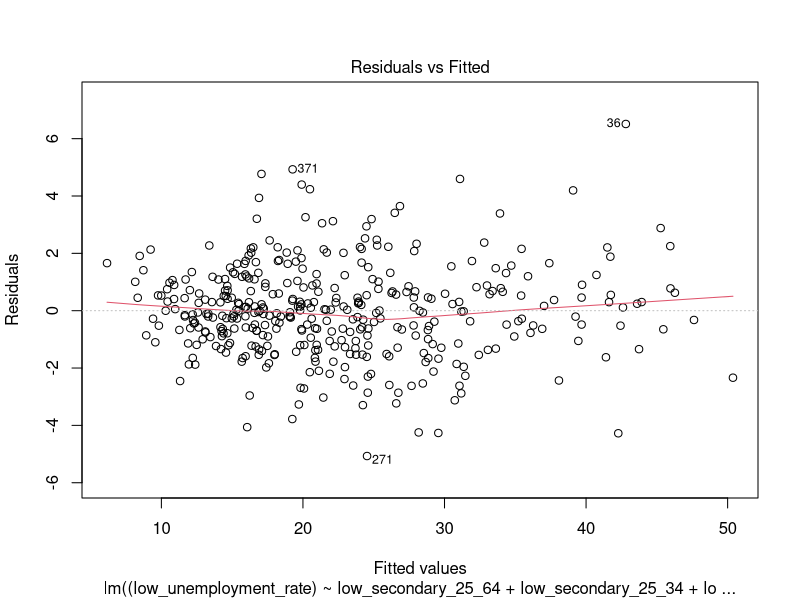
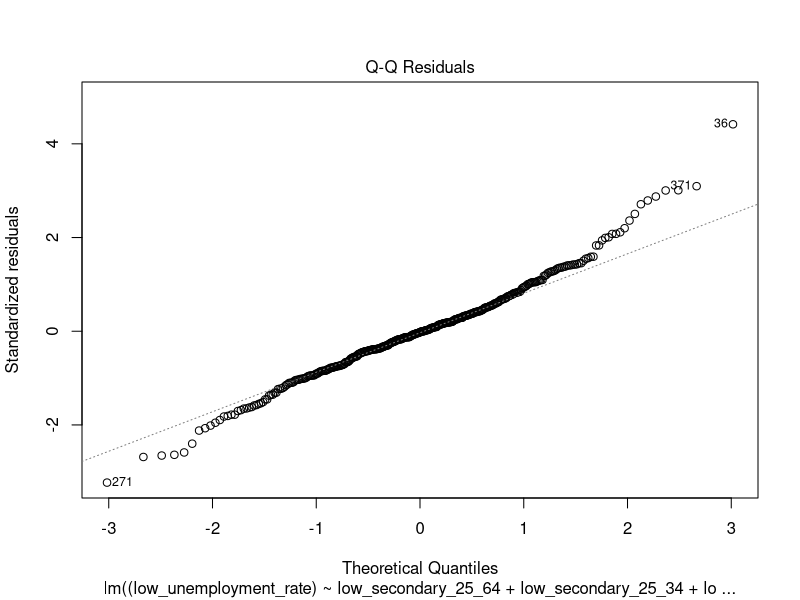
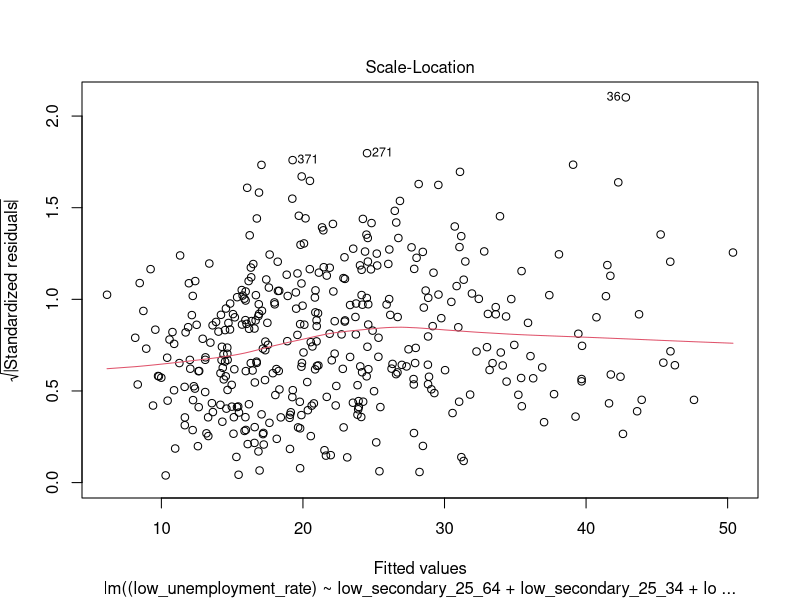
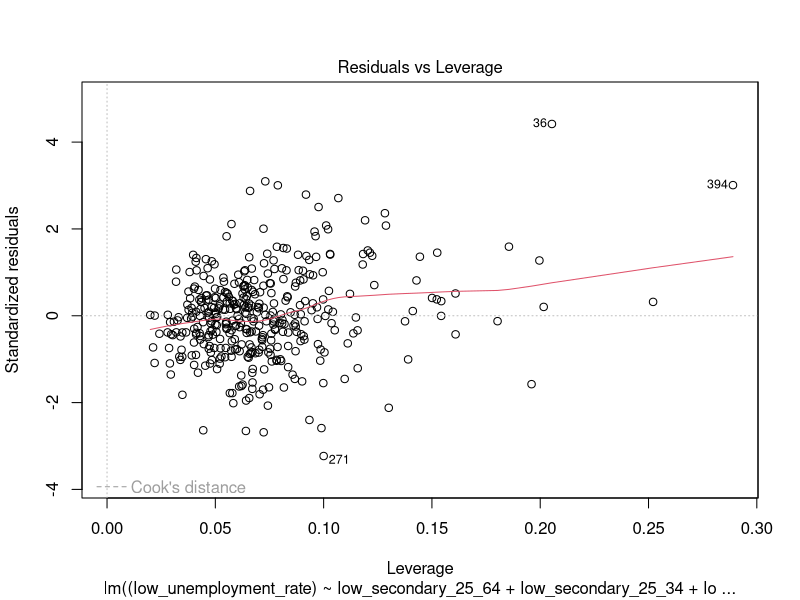
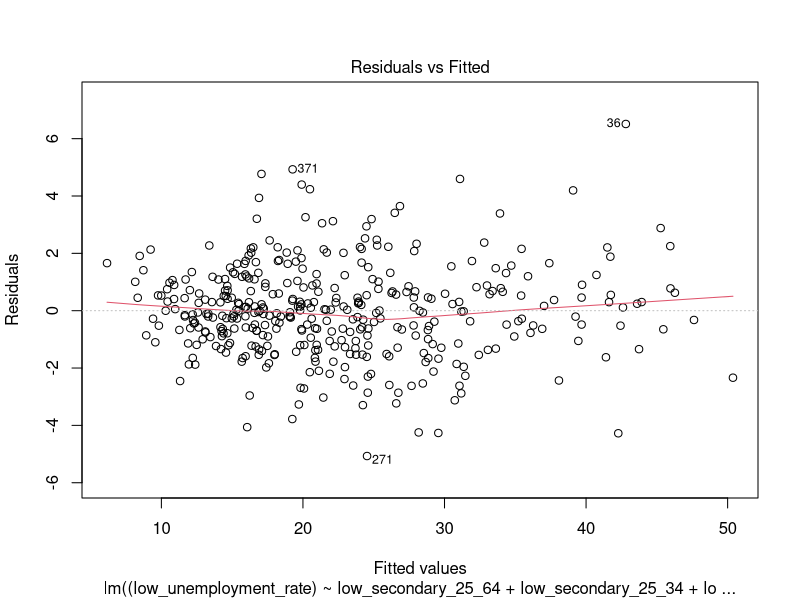
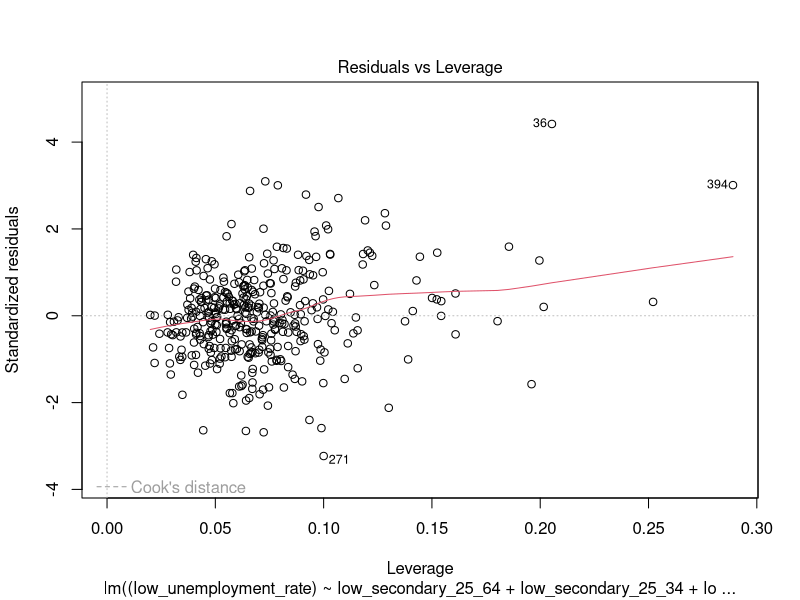
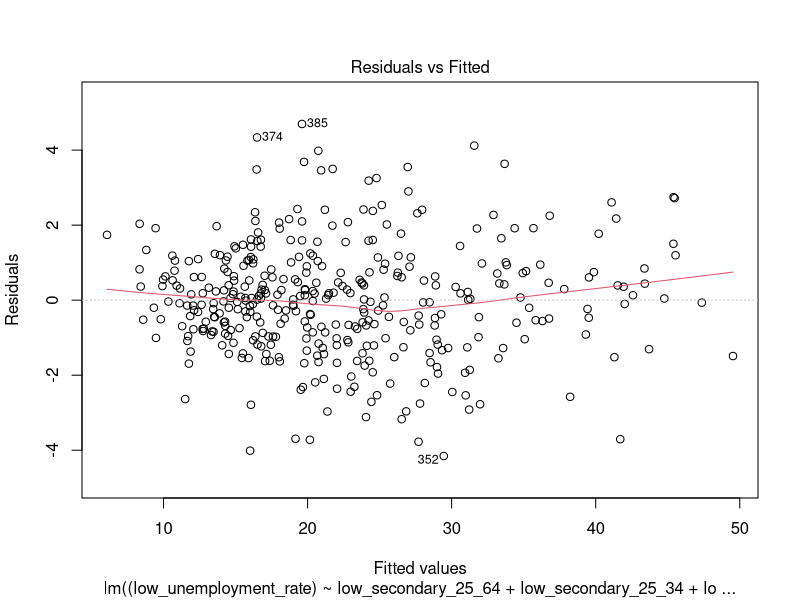
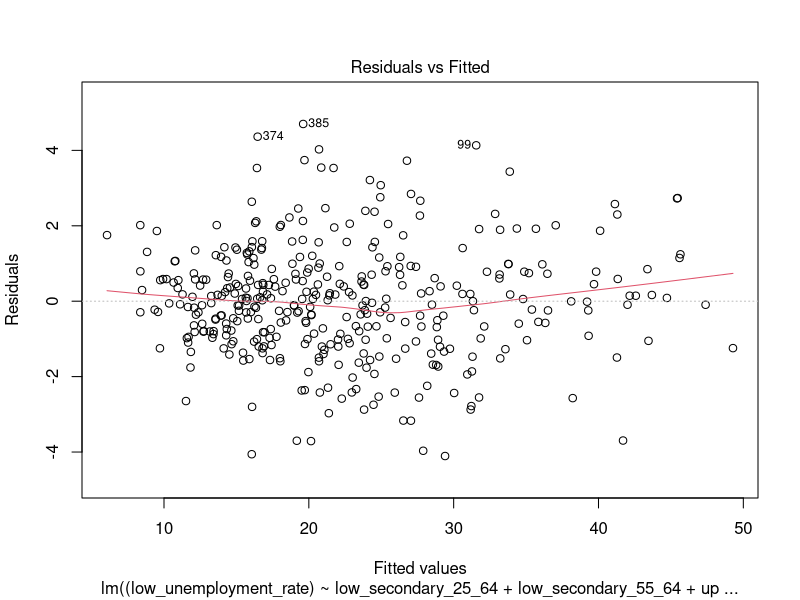

The R script that drew these images, in order:
#Set the same seed
set.seed(123)

library(tidyverse)
library(dplyr)
library(MASS)
library(car)

data1 <- read.csv("./dataset1.csv")
data2 <- read.csv("./dataset2.csv")
summary(data1)
summary(data2)
#names of columns
names(data1)
names(data2)

#Mixing both datasets
mixedDataFrame <- inner_join(data1, data2, by = c("CCAA", "Sex", "Year"))

#Remove NAs values
mixedDataFrame <- na.omit(mixedDataFrame)
summary(mixedDataFrame)
dim(mixedDataFrame)

#Rename variables
mixedDf <- mixedDataFrame %>%
  rename(
    autonomous_community = CCAA,
    sex = Sex,
    year = Year,
    
    low_unemployment_rate = Lower_Unemployment_Rate,
    mid_unemployment_rate = Middle_Unemployment_Rate,
    high_unemployment_rate = Upper_Unemployment_Rate,
    
    low_secondary_25_64 = Inf_Secundaria_25_64,
    low_secondary_25_34 = Inf_Secundaria_25_34,
    low_secondary_55_64 = Inf_Secundaria_55_64,
    
    upper_secondary_25_64 = Segunda_Etapa_25_64,
    upper_secondary_25_34 = Segunda_Etapa_25_34,
    upper_secondary_55_64 = Segunda_Etapa_55_64,
    
    higher_education_25_64 = Superior_25_64,
    higher_education_25_34 = Superior_25_34,
    higher_education_55_64 = Superior_55_64,
    
    age12_suitability = Age12_Suitability,
    age15_suitability = Age15_Suitability,
    
    low_employment_25_64 = Lower_Emp_Rate_25_64,
    low_employment_25_34 = Lower_Emp_Rate_25_34,
    mid_employment_25_64 = Middle_Emp_Rate_25_64,
    mid_employment_25_34 = Middle_Emp_Rate_25_34,
    high_employment_25_64 = Upper_Emp_Rate_25_64,
    high_employment_25_34 = Upper_Emp_Rate_25_34,
    
    low_activity_25_64 = Lower_Activity_Rate_25_64,
    low_activity_25_34 = Lower_Activity_Rate_25_34,
    mid_activity_25_64 = Middle_Activity_Rate_25_64,
    mid_activity_25_34 = Middle_Activity_Rate_25_34,
    high_activity_25_64 = Upper_Activity_Rate_25_64,
    high_activity_25_34 = Upper_Activity_Rate_25_34
  )

#We will

#full_model using F1
full_model <- lm((low_unemployment_rate) ~ low_secondary_25_64 + low_secondary_25_34 + 
             low_secondary_55_64 + upper_secondary_25_64 + upper_secondary_25_34 + 
             upper_secondary_55_64 + higher_education_25_64 + higher_education_25_34 + higher_education_55_64 +
             age12_suitability + age15_suitability + mid_unemployment_rate + 
             high_unemployment_rate + low_employment_25_64 + low_employment_25_34 +
             mid_employment_25_64 + mid_employment_25_34 + high_employment_25_64 + 
             high_employment_25_34 + low_activity_25_64 + low_activity_25_34 +
             mid_activity_25_64 + mid_activity_25_34 + 
             high_activity_25_64 + high_activity_25_34 + sex + year, data = mixedDf)

#Plotting full_model
plot(full_model)

# Summary 
summary(full_model)

#Firstly we will detect and eliminate the noise
######Checking for outliers######
plot(full_model,1)

#Now we will compute the outlier_indicesby using the formula of studentized residuals
#This formula marks as outlier_indices the values that have, We divide the error of 
#each prediction by its estimated standard deviation calculated without that 
#observation, adjusted for its level of influence, and if that formula surpasses the 
#cooks_threshold of 3, it is marked as an outlier
studentized_residuals<- rstudent(full_model)
outliers<- which(abs(studentized_residuals) > 3)
print(outliers)

######Leverage points######
plot(full_model,5)
sort(cooks.distance(full_model))
#We can see that firstly the observations 36, 371 could be outlier_indicesin the 
#Residuals vs Fitted plot (line 43). 
#Moreover, looking a the the Residuals vs Leverage plot (line 50), 
#the values 36 and 394 could also be leverage points
#Additionaly, in lines 48 and 49 we computed the outlier_indiceswith the formula, with this
#we can see that the observations 268, 271, 368, 370, 373 and 391 are also outliers.
#We proceed with the elimination

influential_observations<- c("36", "268", "271", "368", "370", "371", "373", "391", "394")

#Filter the original dataset finding the four values
mixedDfSubset <- mixedDf[!(rownames(mixedDf) %in% influential_observations), ]

summary(mixedDfSubset)

#Now that the outlier_indicesand leverage points have been erased, we will create again our model

full_model_cleaned <- lm((low_unemployment_rate) ~ low_secondary_25_64 + low_secondary_25_34 + 
                  low_secondary_55_64 + upper_secondary_25_64 + upper_secondary_25_34 + 
                  upper_secondary_55_64 + higher_education_25_64 + higher_education_25_34 + higher_education_55_64 +
                  age12_suitability + age15_suitability + mid_unemployment_rate + 
                  high_unemployment_rate + low_employment_25_64 + low_employment_25_34 +
                  mid_employment_25_64 + mid_employment_25_34 + high_employment_25_64 + 
                  high_employment_25_34 + low_activity_25_64 + low_activity_25_34 +
                  mid_activity_25_64 + mid_activity_25_34 + 
                  high_activity_25_64 + high_activity_25_34 + sex + year, data = mixedDfSubset)
summary(full_model_cleaned)

#####Backward elimination#####

#For the first part of backward elimination, we will use the step() function in order to take
#the variables that could be relevant.
#This function does the backward elimination process by iteratively removing predictors
#in the model in order to optimise the AIC.
step_model <- step(full_model_cleaned, direction = "backward")
summary(step_model)
# Compare models using AIC and BIC - lowest is better
AIC(full_model_cleaned, step_model)
BIC(full_model_cleaned, step_model)
#Both the AIC and BIC went down, meaning that the reduced model is better

#We will plot now the Residuals vs Fitted plot
plot(step_model, 1)
#Kind of a linear trend
#Now we will check the distribution of the residuals
shapiro.test(residuals(step_model))
#Slightly below the standard significance level of 0.05 (0.04576), 
#meaning that the residuals do not follow a normal distribution.
#However, it is very close to the threshold, so we will assume the
#normality assumption as "nearly satisfied"

#Now we will go on with the backward elimination, this time manually to reduce the amount of 
#variables, as we have some that might not be useful. We will determine a significance level
#of: alpha = 0.05

#Firstly, we will take out the variable low_secondary_25_34 with p-value of 0.09949
step_model2 <- lm((low_unemployment_rate) ~ low_secondary_25_64 + low_secondary_55_64 + 
                   upper_secondary_25_34 + higher_education_25_34 + age12_suitability + age15_suitability +
                   mid_unemployment_rate + high_unemployment_rate + low_employment_25_64 + 
                   low_employment_25_34 + mid_employment_25_64 + high_employment_25_64 + high_employment_25_34 +
                   low_activity_25_64 + low_activity_25_34 + mid_activity_25_64 +
                   high_activity_25_64 + high_activity_25_34 + year, data = mixedDfSubset)
summary(step_model2)
plot(step_model2,1)
plot(step_model2,5)

# Compare models again by using AIC and BIC
AIC(step_model, step_model2)
BIC(step_model, step_model2)
#Although the AIC slightly increased (~ 1 unit more), the BIC also slightly decreased (by ~ 3 units)
#For our purpose, we will choose the model with less variables

#Delete higher_education_25_34 with p-value of 0.14719    
step_model3 <- lm((low_unemployment_rate) ~ low_secondary_25_64 + low_secondary_55_64 + 
                      upper_secondary_25_34 + age12_suitability + age15_suitability + mid_unemployment_rate + 
                      high_unemployment_rate + low_employment_25_64 + low_employment_25_34 + 
                      mid_employment_25_64 + high_employment_25_64 + high_employment_25_34 +
                      low_activity_25_64 + low_activity_25_34 + mid_activity_25_64 +
                      high_activity_25_64 + high_activity_25_34 + year, data = mixedDfSubset)

summary(step_model3)
#AIC and BIC tests
AIC(step_model2, step_model3)
BIC(step_model2, step_model3)
#Now, no significant changes have occurred on the AIC, however, the BIC has decreased, meaning that
#the step_model3 could be better, we will use this one.

#Delete low_secondary_25_64 with p-value of 0.072997
step_model4 <- lm((low_unemployment_rate) ~ low_secondary_55_64 + upper_secondary_25_34 + 
                      age12_suitability + age15_suitability + mid_unemployment_rate + 
                      high_unemployment_rate + low_employment_25_64 + low_employment_25_34 + 
                      mid_employment_25_64 + high_employment_25_64 + high_employment_25_34 +
                      low_activity_25_64 + low_activity_25_34 + mid_activity_25_64 +
                      high_activity_25_64 + high_activity_25_34 + year, data = mixedDfSubset)

summary(step_model4)
#AIC and BIC tests
AIC(step_model3, step_model4)
BIC(step_model3, step_model4)
#Finally, when deleting the low_secondary_25_64 predictor, both AIC and BIC increases drastically,
#meaning that the reduced model isn't the most appropiate one. Then, we will take the step_model3
#as our final model.

#Checking Collinearity
vif(step_model3)

#The are lots of related variables that we will have to remove
collinearity_reduced_model_1<- lm(
  low_unemployment_rate ~ low_secondary_55_64 + upper_secondary_25_34 + 
    age12_suitability + age15_suitability + mid_unemployment_rate + 
    high_unemployment_rate + sex + year, data = mixedDfSubset
)

summary(collinearity_reduced_model_1)
#Now we can see that the low_secondary_55_64 predictor has a high p-value, we will see if we
#have to delete it
collinearity_reduced_model_2<- lm(
  low_unemployment_rate ~ 
    upper_secondary_25_34 + age12_suitability + age15_suitability + mid_unemployment_rate + 
    high_unemployment_rate + sex + year, data = mixedDfSubset
)
summary(collinearity_reduced_model_2)
AIC(collinearity_reduced_model_1, collinearity_reduced_model_2)
BIC(collinearity_reduced_model_1, collinearity_reduced_model_2)
#Both AIC and BIC reduces, meaning that the second model is more appropiate than the other

#Now we will also delete the variable age12_suitability as it has a p-value of 0.06713
collinearity_reduced_model_3 <- lm(
  low_unemployment_rate ~ 
    upper_secondary_25_34 + age15_suitability + mid_unemployment_rate + 
    high_unemployment_rate + sex + year, data = mixedDfSubset
)
summary(collinearity_reduced_model_3)
AIC(collinearity_reduced_model_2, collinearity_reduced_model_3)
BIC(collinearity_reduced_model_2, collinearity_reduced_model_3)
#AIC increased ~ 1 unit and BIC decreased ~ 2 units, therefore, we will consider the model with
#less variables
finalModel<- collinearity_reduced_model_3

#check the collinearity again (It's correct now)
vif(finalModel)

#confidence intervals
confint(finalModel)

###### INFERENCE: F-TEST ######
# H0: beta_1 = beta_2 = ... = beta_6 = 0
# H1: At least one beta_i != 0

#1. Obtain summary statistics
final_model_summary<- summary(finalModel)
n <- nrow(mixedDfSubset)
p <- length(coef(finalModel)) - 1

# 2. Calculate the F-statistic
TSS <- sum((mixedDfSubset$low_unemployment_rate - mean(mixedDfSubset$low_unemployment_rate))^2)
RSS <- deviance(finalModel)
df_num <- p
df_den <- n - (p + 1)

Fstat <- ((TSS - RSS)/df_num)/(RSS/df_den)

#3. Critical value F alpha (alpha = 0.05)
F_alpha <- qf(0.05, df_num, df_den, lower.tail = FALSE)

#4. Final decision
reject_H0_F <- Fstat > F_alpha
p_val_F <- pf(Fstat, df_num, df_den, lower.tail = FALSE)

cat("F-statistic:", Fstat, "\nF-critical:", F_alpha, "\nReject H0:", 
    reject_H0_F, "\nP-value:", p_val_F)
#The fact that the null hypothesis is rejected means that our model with 6 variables
#is better than the model given by the average


###### INFERENCE: T-TESTS ######
#We extract the summary of our final model
final_model_coeff_summary= summary(finalModel)

#The coefficients table includes Estimates, Std. Errors, t-values, and p-values
final_model_coeff_summary$coefficients
#Hypothesis test for a specific parameter (year)
#H0: beta_year = 0 (year has no effect on Unemployment)
#H1: beta_year != 0 (year is a significant predictor)

#Extracting the t-statistic and p-value from the summary
#["year", 3] is the t-value, ["year", 4] is the Pr(>|t|)
#We look for the row "year"
beta_year_test <- final_model_coeff_summary$coefficients["year", 3]
p_value_year <- final_model_coeff_summary$coefficients["year", 4]

#Print the test statistic and p-value from R's calculation
beta_year_test
p_value_year

#Let's compute it manually for the "year" variable:
#t = Estimate / Std. Error
t_year <- final_model_coeff_summary$coefficients["year", "Estimate"] / final_model_coeff_summary$coefficients["year", "Std. Error"]
t_year

#What is the critical value setting a significance level of 0.05?
#Degrees of freedom: n - (p + 1) -> finalModel$df.residual
alpha_level <- 0.05
t_crit_upp <- qt(alpha_level/2, finalModel$df.residual, lower.tail = FALSE) 
t_crit_upp

#We can see that the distribution is symetric
#We don't really need t_crit_low because we use absolute values for a two-tailed test.
t_crit_low <- qt(alpha_level/2, finalModel$df.residual)
t_crit_low

#Compare values: We reject H0 if |t| > t_crit_upp
abs(t_year) > t_crit_upp
#We reject H0, meaning that the year is a significant predictor in our model


#Hypothesis test for upper_secondary_25_34 parameter
#H0: beta_upper_secondary_25_34 = 0 (upper_secondary_25_34 has no effect on Unemployment)
#H1: beta_upper_secondary_25_34 != 0 (upper_secondary_25_34 is a significant predictor)

#Extracting the t-statistic and p-value from the summary
#["upper_secondary_25_34", 3] is the t-value, ["upper_secondary_25_34", 4] is the Pr(>|t|)
#We look for the row "upper_secondary_25_34"
beta_segunda_25_34_test <- final_model_coeff_summary$coefficients["upper_secondary_25_34", 3]
p_value_segunda_25_34 <- final_model_coeff_summary$coefficients["upper_secondary_25_34", 4]

#Print the test statistic and p-value from R's calculation
beta_segunda_25_34_test
p_value_segunda_25_34

#Let's compute it manually for the "upper_secondary_25_34" variable:
#t = Estimate / Std. Error
t_segunda_25_34 <- final_model_coeff_summary$coefficients["upper_secondary_25_34", "Estimate"] / final_model_coeff_summary$coefficients["upper_secondary_25_34", "Std. Error"]
t_segunda_25_34

#Compare values: We reject H0 if |t| > t_crit_upp
abs(t_segunda_25_34) > t_crit_upp
#We reject H0, meaning that the upper_secondary_25_34 is a significant predictor in our model


#Hypothesis test for mid_unemployment_rate parameter
#H0: beta_mid_unemployment_rate = 0 (mid_unemployment_rate has no effect on Unemployment)
#H1: beta_mid_unemployment_rate != 0 (mid_unemployment_rate is a significant predictor)

#Extracting the t-statistic and p-value from the summary
#["mid_unemployment_rate", 3] is the t-value, ["mid_unemployment_rate", 4] is the Pr(>|t|)
#We look for the row "mid_unemployment_rate"
beta_mid_unemployment_rate_test <- final_model_coeff_summary$coefficients["mid_unemployment_rate", 3]
p_value_mid_unemployment_rate <- final_model_coeff_summary$coefficients["mid_unemployment_rate", 4]

#Print the test statistic and p-value from R's calculation
beta_mid_unemployment_rate_test
p_value_mid_unemployment_rate

#Let's compute it manually for the "mid_unemployment_rate" variable:
#t = Estimate / Std. Error
t_mid_unemployment_rate <- final_model_coeff_summary$coefficients["mid_unemployment_rate", "Estimate"] / final_model_coeff_summary$coefficients["mid_unemployment_rate", "Std. Error"]
t_mid_unemployment_rate

#Compare values: We reject H0 if |t| > t_crit_upp
abs(t_mid_unemployment_rate) > t_crit_upp
#We reject H0, meaning that the mid_unemployment_rate is a significant predictor in our model

summary(finalModel)
#Hypothesis test for mid_unemployment_rate parameter
#H0: beta_age15_suitability = 0 (mid_unemployment_rate has no effect on Unemployment)
#H1: beta_age15_suitability != 0 (mid_unemployment_rate is a significant predictor)

#Extracting the t-statistic and p-value from the summary
#["high_unemployment_rate", 3] is the t-value, ["high_unemployment_rate", 4] is the Pr(>|t|)
#We look for the row "high_unemployment_rate"
beta_high_unemployment_rate_test <- final_model_coeff_summary$coefficients["high_unemployment_rate", 3]
p_value_high_unemployment_rate <- final_model_coeff_summary$coefficients["high_unemployment_rate", 4]

#Print the test statistic and p-value from R's calculation
beta_high_unemployment_rate_test
p_value_high_unemployment_rate

#Let's compute it manually for the "high_unemployment_rate" variable:
#t = Estimate / Std. Error
t_high_unemployment_rate <- final_model_coeff_summary$coefficients["high_unemployment_rate", "Estimate"] / final_model_coeff_summary$coefficients["high_unemployment_rate", "Std. Error"]
t_high_unemployment_rate

#Compare values: We reject H0 if |t| > t_crit_upp
abs(t_high_unemployment_rate) > t_crit_upp
#We reject H0, meaning that the high_unemployment_rate is a significant predictor in our model
summary(finalModel)
#Hypothesis test for age15_suitability parameter
#H0: beta_age15_suitability = 0 (age15_suitability has no effect on Unemployment)
#H1: beta_age15_suitability != 0 (age15_suitability is a significant predictor)

#Extracting the t-statistic and p-value from the summary
#["age15_suitability", 3] is the t-value, ["age15_suitability", 4] is the Pr(>|t|)
#We look for the row "age15_suitability"
beta_age15_suitability_test <- final_model_coeff_summary$coefficients["age15_suitability", 3]
p_value_age15_suitability <- final_model_coeff_summary$coefficients["age15_suitability", 4]

#Print the test statistic and p-value from R's calculation
beta_age15_suitability_test
p_value_age15_suitability

#Let's compute it manually for the "age15_suitability" variable:
#t = Estimate / Std. Error
t_age15_suitability <- final_model_coeff_summary$coefficients["age15_suitability", "Estimate"] / final_model_coeff_summary$coefficients["age15_suitability", "Std. Error"]
t_age15_suitability

#Compare values: We reject H0 if |t| > t_crit_upp
abs(t_age15_suitability) > t_crit_upp
#We reject H0, meaning that the age15_suitability is a significant predictor in our model


#Hypothesis test for sexMale parameter
#H0: beta_sex = 0 (sexMale has no effect on Unemployment)
#H1: beta_sex != 0 (sexMale is a significant predictor)

#Extracting the t-statistic and p-value from the summary
#["sexMale", 3] is the t-value, ["sexMale", 4] is the Pr(>|t|)
#We look for the row "sexMale"
beta_sexMale_test <- final_model_coeff_summary$coefficients["sexMale", 3]
p_value_sexMale <- final_model_coeff_summary$coefficients["sexMale", 4]

#Print the test statistic and p-value from R's calculation
beta_sexMale_test
p_value_sexMale

#Let's compute it manually for the "sexMale" variable:
#t = Estimate / Std. Error
t_sexMale <- final_model_coeff_summary$coefficients["sexMale", "Estimate"] / final_model_coeff_summary$coefficients["sexMale", "Std. Error"]
t_sexMale

#Compare values: We reject H0 if |t| > t_crit_upp
abs(t_sexMale) > t_crit_upp
#We reject H0, meaning that the age15_suitability is a significant predictor in our model

###############################
# MODEL DIAGNOSTICS FOR THE FINAL MODEL
###############################

#Diagnostic plots for the final model
plot(finalModel,1)
plot(finalModel,2)
plot(finalModel,3)
plot(finalModel,4)
plot(finalModel,5)

#We are going to remove the observation with large cook's distance to see the impact of them

cooks_distances<- cooks.distance(finalModel)
cooks_threshold<- 4/nrow(mixedDfSubset)
cooks_outlier_indexes <- which(cooks_distances> cooks_threshold)

data_clean <- mixedDfSubset[-cooks_outlier_indexes,]

model_without_influential_1<- lm(
  low_unemployment_rate ~ low_secondary_25_64 + low_secondary_25_34 + 
    low_secondary_55_64 + upper_secondary_25_64 + upper_secondary_25_34 + 
    upper_secondary_55_64 + higher_education_25_64 + higher_education_25_34 + higher_education_55_64 +
    age12_suitability + age15_suitability + mid_unemployment_rate + 
    high_unemployment_rate + low_employment_25_64 + low_employment_25_34 +
    mid_employment_25_64 + mid_employment_25_34 + high_employment_25_64 + 
    high_employment_25_34 + low_activity_25_64 + low_activity_25_34 +
    mid_activity_25_64 + mid_activity_25_34 + 
    high_activity_25_64 + high_activity_25_34 + sex + year, data = data_clean
)
summary(model_without_influential_1)
#plot(model_without_influential_1)

#Now we have a model without the noise on the upper tail, we will do again the model simplification

model_without_influential_2 <- step(model_without_influential_1, direction = "backward")
summary(model_without_influential_2)
#plot(model_without_influential_2)
# Compare models using AIC and BIC - lowest is better
AIC(model_without_influential_1, model_without_influential_2)
BIC(model_without_influential_1, model_without_influential_2)
#Both the AIC and BIC went down, meaning that the reduced model is better

#Checking Collinearity
#We are going to iterate through the model removing the variables with high collinearity

#first iteration
vif(model_without_influential_2)

collinearity_reduced_model_without_influential_2 <- lm(low_unemployment_rate ~ low_secondary_25_64 +
                 low_secondary_25_34 + upper_secondary_25_34 + upper_secondary_55_64 + higher_education_55_64 +
                 age12_suitability + age15_suitability + mid_unemployment_rate + high_unemployment_rate + 
                 low_employment_25_64 + low_employment_25_34 + mid_employment_25_64 +
                 mid_employment_25_34 + high_employment_25_34 +
                 low_activity_25_64 + low_activity_25_34 + mid_activity_25_64 +
                 high_activity_25_64 + high_activity_25_34 + year, data = data_clean)


AIC(model_without_influential_1, collinearity_reduced_model_without_influential_2)
BIC(model_without_influential_1, collinearity_reduced_model_without_influential_2)

#second iteration

vif(collinearity_reduced_model_without_influential_2)

summary(collinearity_reduced_model_without_influential_2)

#this is the best model we can get. If we remove more variables with multicollinearity the
#AIC and BIC increase a lot



#Now remove again all the values with p-value higher than: alpha = 0.05
summary(collinearity_reduced_model_without_influential_2)
#Remove low_secondary_25_34, age12_suitability, high_employment_25_34, high_activity_25_34
collinearity_reduced_model_without_influential_3 <- lm(low_unemployment_rate ~ low_secondary_25_64 +
                                    upper_secondary_25_34 + upper_secondary_55_64 + higher_education_55_64 +
                                    age15_suitability + mid_unemployment_rate + high_unemployment_rate + 
                                    low_employment_25_64 + low_employment_25_34 + mid_employment_25_64 +
                                    mid_employment_25_34 +
                                    low_activity_25_64 + low_activity_25_34 + mid_activity_25_64 +
                                    high_activity_25_64 + year, data = data_clean)

summary(collinearity_reduced_model_without_influential_3)
# Compare models using AIC and BIC - lowest is better
AIC(collinearity_reduced_model_without_influential_2, collinearity_reduced_model_without_influential_3)
BIC(collinearity_reduced_model_without_influential_2, collinearity_reduced_model_without_influential_3)

vif(collinearity_reduced_model_without_influential_3)

definitive_final_model <- collinearity_reduced_model_without_influential_3

###### INFERENCE: F-TEST ######

# 1. Summary del modelo
final_model_summary <- summary(definitive_final_model)

# 2. Tamaños
n <- nrow(data_clean)                         # número de observaciones
p <- length(coef(definitive_final_model)) - 1 # número de variables (sin intercepto)

# 3. Sumas de cuadrados
TSS <- sum((data_clean$low_unemployment_rate - 
              mean(data_clean$low_unemployment_rate))^2)

RSS <- deviance(definitive_final_model)

# 4. Grados de libertad
df_num <- p
df_den <- n - (p + 1)

# 5. Estadístico F
Fstat <- ((TSS - RSS)/df_num) / (RSS/df_den)

# 6. Valor crítico (α = 0.05)
F_alpha <- qf(0.05, df_num, df_den, lower.tail = FALSE)

# 7. p-value
p_val_F <- pf(Fstat, df_num, df_den, lower.tail = FALSE)

# 8. Decisión
reject_H0_F <- Fstat > F_alpha

# 9. Resultado
cat("F-statistic:", Fstat,
    "\nF-critical:", F_alpha,
    "\nReject H0:", reject_H0_F,
    "\nP-value:", p_val_F)



##############################
# MODEL
##############################

collinearity_reduced_model_without_influential_3 <- lm(
  low_unemployment_rate ~ low_secondary_25_64 +
    upper_secondary_25_34 + upper_secondary_55_64 + higher_education_55_64 +
    age15_suitability + mid_unemployment_rate + high_unemployment_rate + 
    low_employment_25_64 + low_employment_25_34 + mid_employment_25_64 +
    mid_employment_25_34 +
    low_activity_25_64 + low_activity_25_34 + mid_activity_25_64 +
    high_activity_25_64 + year,
  data = data_clean
)

summary(collinearity_reduced_model_without_influential_3)

# Model comparison
AIC(collinearity_reduced_model_without_influential_2,
    collinearity_reduced_model_without_influential_3)

BIC(collinearity_reduced_model_without_influential_2,
    collinearity_reduced_model_without_influential_3)

# Multicollinearity
vif(collinearity_reduced_model_without_influential_3)

# Final model
definitive_final_model <- collinearity_reduced_model_without_influential_3


##############################
# F-TEST (GLOBAL SIGNIFICANCE)
##############################

# 1. Summary
final_model_summary <- summary(definitive_final_model)

# 2. Sizes
n <- nrow(data_clean)
p <- length(coef(definitive_final_model)) - 1

# 3. Sums of squares
TSS <- sum((data_clean$low_unemployment_rate -
              mean(data_clean$low_unemployment_rate))^2)

RSS <- deviance(definitive_final_model)

# 4. Degrees of freedom
df_num <- p
df_den <- n - (p + 1)

# 5. F-statistic
Fstat <- ((TSS - RSS)/df_num) / (RSS/df_den)

# 6. Critical value
F_alpha <- qf(0.05, df_num, df_den, lower.tail = FALSE)

# 7. p-value
p_val_F <- pf(Fstat, df_num, df_den, lower.tail = FALSE)

# 8. Decision
reject_H0_F <- Fstat > F_alpha

# 9. Result
cat("F-statistic:", Fstat,
    "\nF-critical:", F_alpha,
    "\nReject H0:", reject_H0_F,
    "\nP-value:", p_val_F)


##############################
# T-TEST (INDIVIDUAL VARIABLES)
##############################

# Coefficient table
coef_table <- summary(definitive_final_model)$coefficients

# Degrees of freedom
df <- definitive_final_model$df.residual

# Critical value (two-tailed, alpha = 0.05)
t_crit <- qt(0.025, df, lower.tail = FALSE)

cat("\n\nT-TEST RESULTS:\n")

# Loop through all variables
for (var in rownames(coef_table)) {
  
  estimate <- coef_table[var, "Estimate"]
  std_error <- coef_table[var, "Std. Error"]
  t_value <- estimate / std_error
  p_value <- coef_table[var, "Pr(>|t|)"]
  
  decision <- abs(t_value) > t_crit
  
  cat("\n-----------------------------",
      "\nVariable:", var,
      "\nEstimate:", estimate,
      "\nStd Error:", std_error,
      "\nt-value:", t_value,
      "\np-value:", p_value,
      "\nSignificant (|t| > t_crit):", decision,
      "\n")
}











##########   RESULTS   ##########
#The residuals appear randomly scattered around zero,
#suggesting that the linearity assumption is reasonably satisfied.
#The Q-Q plot shows that most residuals lie close to the theoretical line, 
#indicating approximate normality with some deviations in the extreme values.

#The diagnostic plots suggest that the main assumptions of the
#linear regression model are reasonably satisfied

#Normality test for residuals
shapiro.test(residuals(finalModel))
#Looking at the results of the shapiro test we could say that the residuals don't follow a normal distribution.
#However, we've analyzed the Q-Q plot and concluded that they follow a normal distribution with
#a small deviation on the upper tail


#Confidence interval of the final model
confint(finalModel)

##########   TRAINING/TESTING   ##########

#We are going to split the dataset in 70% Training and 30% Testing

train_index <- sample(1:nrow(mixedDfSubset), 0.7 * nrow(mixedDfSubset))

train_data <- mixedDfSubset[train_index, ]
test_data <- mixedDfSubset[-train_index, ]

training_model<- lm(
  low_unemployment_rate ~ 
    upper_secondary_25_34 + age15_suitability + mid_unemployment_rate + 
    high_unemployment_rate + sex + year, data = train_data
)

#Now let's do the predictions using the training model
predictions <- predict(training_model, newdata = test_data)

#Let's compute the prediction and confidence intervals
final_intervals <- predict(training_model, newdata = test_data, interval = "prediction")
final_confidence <- predict(training_model, newdata = test_data, interval = "confidence")

#We will create a matrix showing the real values, the predicted values and both the confidence
#and prediction intervals
results_comparison <- cbind(Actual = test_data$low_unemployment_rate, 
                            Fit = final_intervals[,"fit"],
                            LWR_Prediction = final_intervals[,"lwr"],
                            UPR_Prediction = final_intervals[,"upr"],
                            LWR_Confidence = final_confidence[,"lwr"],
                            UPR_Confidence = final_confidence[,"upr"])

head(results_comparison)
